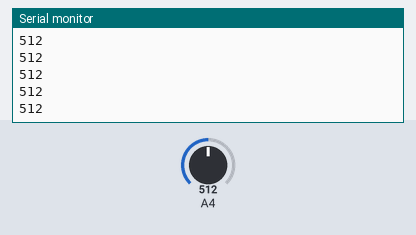
This sketch was run on a simulated Arduino Uno, built with avr-gcc and run on an emulated ATmega328P. Shown: the last lines printed to the serial monitor. The inputs (shaded band) are chosen by the test bench; at power-on: A4 = 512.

Above: at 1.2 s.
1.3 s: A4 set to 716
At 2.4 s:
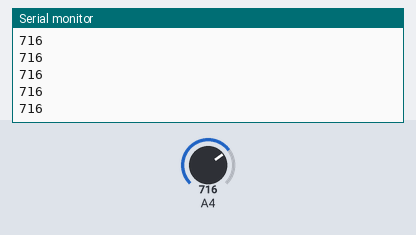
2.8 s: A4 set to 900
At 3.8 s:
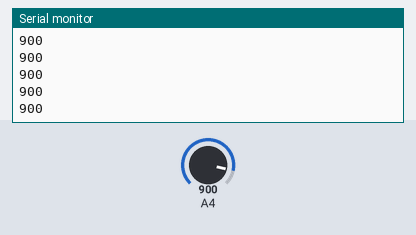
Timing chart, 0 to 5.8 s (numbered marks = the images above; inputs shaded):
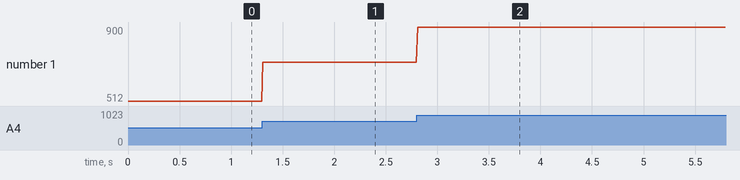

Measured:
- after the input at 1.3 s, the serial monitor: prints a new line at once (image 1)
- after the input at 2.8 s, the serial monitor: prints a new line at once (image 2)
- plotted number 1: 512 → 716 after the input at 1.3 s, 716 → 900 after the input at 2.8 s

The sketch:

3_-_potentiometer.ino
```cpp
void setup() {
  Serial.begin(9600);
  // put your setup code here, to run once:

}

void loop() {
  int pot = analogRead(A4);
  Serial.println(pot);

  delay(10);
  // put your main code here, to run repeatedly:

}
```
